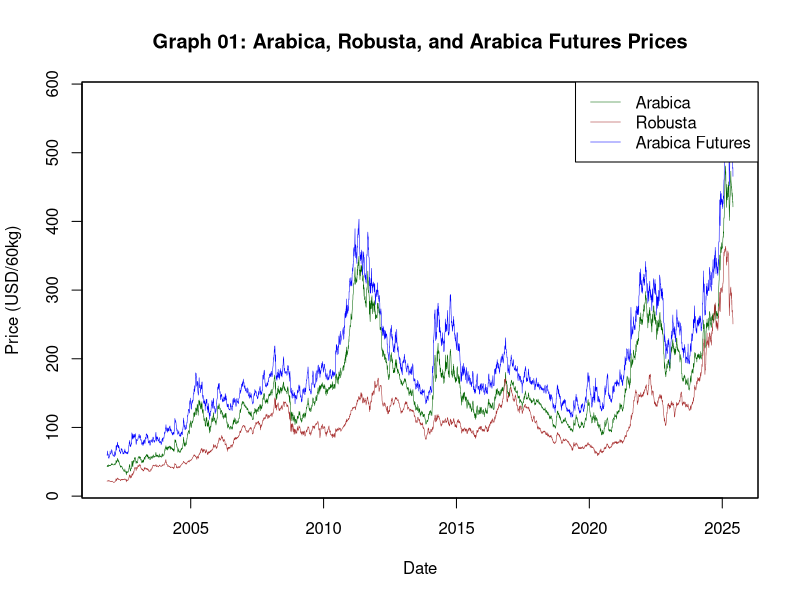
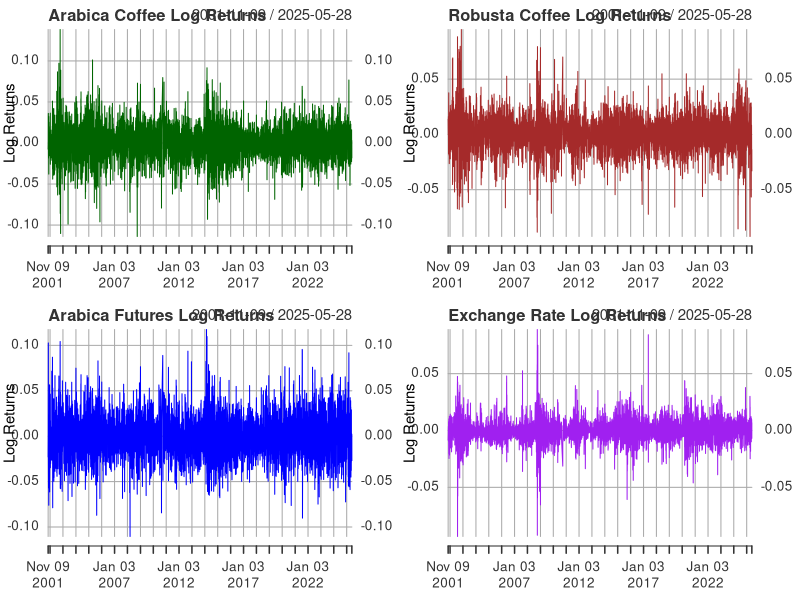

The R script that drew these images, in order:
##########################################################################################################
#                                         GRAPHS
##########################################################################################################

# Load or install required packages
required_packages <- c("readr", "dplyr", "xts", "zoo")
# Note we need xts --> Since we are dealing with irregular time series!

installed <- required_packages %in% installed.packages()
if (any(!installed)) {
  install.packages(required_packages[!installed])
}
invisible(lapply(required_packages, library, character.only = TRUE))

##########################################################################################################
###                              Graph 1: Coffe prices with futures prices                             ### 
##########################################################################################################


# Read and prepare data
coffee_data <- read_csv("Raw_Data/Coffee_Data_Set.csv") %>%
  mutate(Date = as.Date(Date, format = "%Y-%m-%d")) %>%
  arrange(Date)

# Create xts objects indexed by Date
arabica_xts <- xts(coffee_data$Price_Arabica, order.by = coffee_data$Date)
robusta_xts <- xts(coffee_data$Price_Robusta, order.by = coffee_data$Date)
arabica_futures_xts <- xts(coffee_data$Close_USD_60kg, order.by = coffee_data$Date)
usd_real_exchange_xts <- xts(coffee_data$PTAX, order.by = coffee_data$Date)

# Merge all series into one xts object
merged_prices <- merge(arabica_xts, robusta_xts, arabica_futures_xts)
colnames(merged_prices) <- c("Arabica", "Robusta", "Arabica Futures")

# Save the plot as PNG
png("Processed_Data/graph_1_coffee_prices_with_futures.png", width = 1200, height = 600)

# Plot all series on the same graph
plot.zoo(
  merged_prices,
  plot.type = "single",
  col = c("darkgreen", "brown", "blue"),
  lwd = 0.5,
  ylab = "Price (USD/60kg)",
  xlab = "Date",
  main = "Graph 01: Arabica, Robusta, and Arabica Futures Prices"
)

# Add legend
legend("topright", legend = colnames(merged_prices),
       col = c("darkgreen", "brown", "blue"), lty = 1, lwd = 0.5)

# Close the PNG device
dev.off()


##########################################################################################################
##                                         Graph 2: Log Return of Variable of Interest                  ##
##########################################################################################################


# Calculate log returns
arabica_log_returns <- diff(log(arabica_xts))
robusta_log_returns <- diff(log(robusta_xts))
arabica_future_log_returns <- diff(log(arabica_futures_xts))
usd_real_exchange_log_returns <- diff(log(usd_real_exchange_xts))


# Save multiple plots in one PNG file
png("Processed_Data/graph_2_log_coffee_prices_with_futures_exchange_rate.png", width = 1200, height = 800)
par(mfrow = c(2, 2))  # 3 rows, 1 column of plots

# Plot Arabica log returns
plot(na.omit(arabica_log_returns),
     main = "Arabica Coffee Log Returns",
     ylab = "Log Returns",
     col = "darkgreen",
     lwd = 1)

# Plot Robusta log returns
plot(na.omit(robusta_log_returns),
     main = "Robusta Coffee Log Returns",
     ylab = "Log Returns",
     col = "brown",
     lwd = 1)

# Plot Arabica futures log returns
plot(na.omit(arabica_future_log_returns),
     main = "Arabica Futures Log Returns",
     ylab = "Log Returns",
     col = "blue",
     lwd = 1)


# Plot Arabica futures log returns
plot(na.omit(usd_real_exchange_log_returns),
     main = "Exchange Rate Log Returns",
     ylab = "Log Returns",
     col = "purple",
     lwd = 1)

# Close PNG device
dev.off()